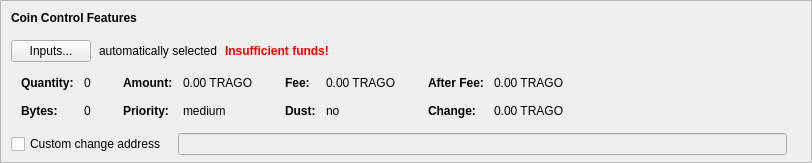
    <widget class="QFrame" name="frameCoinControl">
     <property name="sizePolicy">
      <sizepolicy hsizetype="Expanding" vsizetype="Expanding">
       <horstretch>0</horstretch>
       <verstretch>0</verstretch>
      </sizepolicy>
     </property>
     <property name="maximumSize">
      <size>
       <width>16777215</width>
       <height>16777215</height>
      </size>
     </property>
     <property name="frameShape">
      <enum>QFrame::StyledPanel</enum>
     </property>
     <property name="frameShadow">
      <enum>QFrame::Sunken</enum>
     </property>
     <layout class="QVBoxLayout" name="verticalLayoutCoinControl2">
      <property name="spacing">
       <number>0</number>
      </property>
      <property name="leftMargin">
       <number>0</number>
      </property>
      <property name="topMargin">
       <number>0</number>
      </property>
      <property name="rightMargin">
       <number>0</number>
      </property>
      <property name="bottomMargin">
       <number>6</number>
      </property>
      <item>
       <layout class="QVBoxLayout" name="verticalLayoutCoinControl" stretch="0,0,0,0,1">
        <property name="spacing">
         <number>0</number>
        </property>
        <property name="leftMargin">
         <number>10</number>
        </property>
        <property name="topMargin">
         <number>10</number>
        </property>
        <item>
         <layout class="QHBoxLayout" name="horizontalLayoutCoinControl1">
          <property name="bottomMargin">
           <number>15</number>
          </property>
          <item>
           <widget class="QLabel" name="labelCoinControlFeatures">
            <property name="sizePolicy">
             <sizepolicy hsizetype="Preferred" vsizetype="Maximum">
              <horstretch>0</horstretch>
              <verstretch>0</verstretch>
             </sizepolicy>
            </property>
            <property name="font">
             <font>
              <weight>75</weight>
              <bold>true</bold>
             </font>
            </property>
            <property name="styleSheet">
             <string notr="true">font-weight:bold;</string>
            </property>
            <property name="text">
             <string>Coin Control Features</string>
            </property>
           </widget>
          </item>
         </layout>
        </item>
        <item>
         <layout class="QHBoxLayout" name="horizontalLayoutCoinControl2" stretch="0,0,0,0">
          <property name="spacing">
           <number>8</number>
          </property>
          <property name="bottomMargin">
           <number>10</number>
          </property>
          <item>
           <widget class="QPushButton" name="pushButtonCoinControl">
            <property name="styleSheet">
             <string notr="true"/>
            </property>
            <property name="text">
             <string>Inputs...</string>
            </property>
            <property name="autoDefault">
             <bool>false</bool>
            </property>
           </widget>
          </item>
          <item>
           <widget class="QLabel" name="labelCoinControlAutomaticallySelected">
            <property name="text">
             <string>automatically selected</string>
            </property>
            <property name="margin">
             <number>5</number>
            </property>
           </widget>
          </item>
          <item>
           <widget class="QLabel" name="labelCoinControlInsuffFunds">
            <property name="font">
             <font>
              <weight>75</weight>
              <bold>true</bold>
             </font>
            </property>
            <property name="styleSheet">
             <string notr="true">color:red;font-weight:bold;</string>
            </property>
            <property name="text">
             <string>Insufficient funds!</string>
            </property>
            <property name="margin">
             <number>5</number>
            </property>
           </widget>
          </item>
          <item>
           <spacer name="horizontalSpacerCoinControl">
            <property name="orientation">
             <enum>Qt::Horizontal</enum>
            </property>
            <property name="sizeHint" stdset="0">
             <size>
              <width>40</width>
              <height>1</height>
             </size>
            </property>
           </spacer>
          </item>
         </layout>
        </item>
        <item>
         <widget class="QWidget" name="widgetCoinControl" native="true">
          <property name="sizePolicy">
           <sizepolicy hsizetype="Preferred" vsizetype="Preferred">
            <horstretch>0</horstretch>
            <verstretch>0</verstretch>
           </sizepolicy>
          </property>
          <property name="minimumSize">
           <size>
            <width>0</width>
            <height>0</height>
           </size>
          </property>
          <property name="styleSheet">
           <string notr="true"/>
          </property>
          <layout class="QHBoxLayout" name="horizontalLayoutCoinControl5">
           <property name="leftMargin">
            <number>0</number>
           </property>
           <property name="topMargin">
            <number>0</number>
           </property>
           <property name="rightMargin">
            <number>0</number>
           </property>
           <property name="bottomMargin">
            <number>0</number>
           </property>
           <item>
            <layout class="QHBoxLayout" name="horizontalLayoutCoinControl3" stretch="0,0,0,1">
             <property name="spacing">
              <number>20</number>
             </property>
             <property name="topMargin">
              <number>0</number>
             </property>
             <property name="bottomMargin">
              <number>10</number>
             </property>
             <item>
              <layout class="QFormLayout" name="formLayoutCoinControl1">
               <property name="horizontalSpacing">
                <number>10</number>
               </property>
               <property name="verticalSpacing">
                <number>14</number>
               </property>
               <property name="leftMargin">
                <number>10</number>
               </property>
               <property name="topMargin">
                <number>4</number>
               </property>
               <property name="rightMargin">
                <number>6</number>
               </property>
               <item row="0" column="0">
                <widget class="QLabel" name="labelCoinControlQuantityText">
                 <property name="font">
                  <font>
                   <weight>75</weight>
                   <bold>true</bold>
                  </font>
                 </property>
                 <property name="text">
                  <string>Quantity:</string>
                 </property>
                 <property name="margin">
                  <number>0</number>
                 </property>
                </widget>
               </item>
               <item row="0" column="1">
                <widget class="QLabel" name="labelCoinControlQuantity">
                 <property name="cursor">
                  <cursorShape>IBeamCursor</cursorShape>
                 </property>
                 <property name="contextMenuPolicy">
                  <enum>Qt::ActionsContextMenu</enum>
                 </property>
                 <property name="text">
                  <string notr="true">0</string>
                 </property>
                 <property name="margin">
                  <number>0</number>
                 </property>
                 <property name="textInteractionFlags">
                  <set>Qt::LinksAccessibleByMouse|Qt::TextSelectableByKeyboard|Qt::TextSelectableByMouse</set>
                 </property>
                </widget>
               </item>
               <item row="1" column="0">
                <widget class="QLabel" name="labelCoinControlBytesText">
                 <property name="font">
                  <font>
                   <weight>75</weight>
                   <bold>true</bold>
                  </font>
                 </property>
                 <property name="text">
                  <string>Bytes:</string>
                 </property>
                </widget>
               </item>
               <item row="1" column="1">
                <widget class="QLabel" name="labelCoinControlBytes">
                 <property name="cursor">
                  <cursorShape>IBeamCursor</cursorShape>
                 </property>
                 <property name="contextMenuPolicy">
                  <enum>Qt::ActionsContextMenu</enum>
                 </property>
                 <property name="text">
                  <string notr="true">0</string>
                 </property>
                 <property name="textInteractionFlags">
                  <set>Qt::LinksAccessibleByMouse|Qt::TextSelectableByKeyboard|Qt::TextSelectableByMouse</set>
                 </property>
                </widget>
               </item>
              </layout>
             </item>
             <item>
              <layout class="QFormLayout" name="formLayoutCoinControl2">
               <property name="horizontalSpacing">
                <number>10</number>
               </property>
               <property name="verticalSpacing">
                <number>14</number>
               </property>
               <property name="leftMargin">
                <number>6</number>
               </property>
               <property name="topMargin">
                <number>4</number>
               </property>
               <property name="rightMargin">
                <number>6</number>
               </property>
               <item row="0" column="0">
                <widget class="QLabel" name="labelCoinControlAmountText">
                 <property name="font">
                  <font>
                   <weight>75</weight>
                   <bold>true</bold>
                  </font>
                 </property>
                 <property name="text">
                  <string>Amount:</string>
                 </property>
                 <property name="margin">
                  <number>0</number>
                 </property>
                </widget>
               </item>
               <item row="0" column="1">
                <widget class="QLabel" name="labelCoinControlAmount">
                 <property name="cursor">
                  <cursorShape>IBeamCursor</cursorShape>
                 </property>
                 <property name="contextMenuPolicy">
                  <enum>Qt::ActionsContextMenu</enum>
                 </property>
                 <property name="text">
                  <string notr="true">0.00 TRAGO</string>
                 </property>
                 <property name="textInteractionFlags">
                  <set>Qt::LinksAccessibleByMouse|Qt::TextSelectableByKeyboard|Qt::TextSelectableByMouse</set>
                 </property>
                </widget>
               </item>
               <item row="1" column="0">
                <widget class="QLabel" name="labelCoinControlPriorityText">
                 <property name="font">
                  <font>
                   <weight>75</weight>
                   <bold>true</bold>
                  </font>
                 </property>
                 <property name="text">
                  <string>Priority:</string>
                 </property>
                </widget>
               </item>
               <item row="1" column="1">
                <widget class="QLabel" name="labelCoinControlPriority">
                 <property name="cursor">
                  <cursorShape>IBeamCursor</cursorShape>
                 </property>
                 <property name="contextMenuPolicy">
                  <enum>Qt::ActionsContextMenu</enum>
                 </property>
                 <property name="text">
                  <string>medium</string>
                 </property>
                 <property name="textInteractionFlags">
                  <set>Qt::LinksAccessibleByMouse|Qt::TextSelectableByKeyboard|Qt::TextSelectableByMouse</set>
                 </property>
                </widget>
               </item>
              </layout>
             </item>
             <item>
              <layout class="QFormLayout" name="formLayoutCoinControl3">
               <property name="horizontalSpacing">
                <number>10</number>
               </property>
               <property name="verticalSpacing">
                <number>14</number>
               </property>
               <property name="leftMargin">
                <number>6</number>
               </property>
               <property name="topMargin">
                <number>4</number>
               </property>
               <property name="rightMargin">
                <number>6</number>
               </property>
               <item row="0" column="0">
                <widget class="QLabel" name="labelCoinControlFeeText">
                 <property name="font">
                  <font>
                   <weight>75</weight>
                   <bold>true</bold>
                  </font>
                 </property>
                 <property name="text">
                  <string>Fee:</string>
                 </property>
                 <property name="margin">
                  <number>0</number>
                 </property>
                </widget>
               </item>
               <item row="0" column="1">
                <widget class="QLabel" name="labelCoinControlFee">
                 <property name="cursor">
                  <cursorShape>IBeamCursor</cursorShape>
                 </property>
                 <property name="contextMenuPolicy">
                  <enum>Qt::ActionsContextMenu</enum>
                 </property>
                 <property name="text">
                  <string notr="true">0.00 TRAGO</string>
                 </property>
                 <property name="textInteractionFlags">
                  <set>Qt::LinksAccessibleByMouse|Qt::TextSelectableByKeyboard|Qt::TextSelectableByMouse</set>
                 </property>
                </widget>
               </item>
               <item row="1" column="0">
                <widget class="QLabel" name="labelCoinControlLowOutputText">
                 <property name="font">
                  <font>
                   <weight>75</weight>
                   <bold>true</bold>
                  </font>
                 </property>
                 <property name="text">
                  <string>Dust:</string>
                 </property>
                </widget>
               </item>
               <item row="1" column="1">
                <widget class="QLabel" name="labelCoinControlLowOutput">
                 <property name="cursor">
                  <cursorShape>IBeamCursor</cursorShape>
                 </property>
                 <property name="contextMenuPolicy">
                  <enum>Qt::ActionsContextMenu</enum>
                 </property>
                 <property name="text">
                  <string>no</string>
                 </property>
                 <property name="textInteractionFlags">
                  <set>Qt::LinksAccessibleByMouse|Qt::TextSelectableByKeyboard|Qt::TextSelectableByMouse</set>
                 </property>
                </widget>
               </item>
              </layout>
             </item>
             <item>
              <layout class="QFormLayout" name="formLayoutCoinControl4">
               <property name="horizontalSpacing">
                <number>10</number>
               </property>
               <property name="verticalSpacing">
                <number>14</number>
               </property>
               <property name="leftMargin">
                <number>6</number>
               </property>
               <property name="topMargin">
                <number>4</number>
               </property>
               <property name="rightMargin">
                <number>6</number>
               </property>
               <item row="0" column="0">
                <widget class="QLabel" name="labelCoinControlAfterFeeText">
                 <property name="font">
                  <font>
                   <weight>75</weight>
                   <bold>true</bold>
                  </font>
                 </property>
                 <property name="text">
                  <string>After Fee:</string>
                 </property>
                 <property name="margin">
                  <number>0</number>
                 </property>
                </widget>
               </item>
               <item row="0" column="1">
                <widget class="QLabel" name="labelCoinControlAfterFee">
                 <property name="cursor">
                  <cursorShape>IBeamCursor</cursorShape>
                 </property>
                 <property name="contextMenuPolicy">
                  <enum>Qt::ActionsContextMenu</enum>
                 </property>
                 <property name="text">
                  <string notr="true">0.00 TRAGO</string>
                 </property>
                 <property name="textInteractionFlags">
                  <set>Qt::LinksAccessibleByMouse|Qt::TextSelectableByKeyboard|Qt::TextSelectableByMouse</set>
                 </property>
                </widget>
               </item>
               <item row="1" column="0">
                <widget class="QLabel" name="labelCoinControlChangeText">
                 <property name="font">
                  <font>
                   <weight>75</weight>
                   <bold>true</bold>
                  </font>
                 </property>
                 <property name="text">
                  <string>Change:</string>
                 </property>
                </widget>
               </item>
               <item row="1" column="1">
                <widget class="QLabel" name="labelCoinControlChange">
                 <property name="cursor">
                  <cursorShape>IBeamCursor</cursorShape>
                 </property>
                 <property name="contextMenuPolicy">
                  <enum>Qt::ActionsContextMenu</enum>
                 </property>
                 <property name="text">
                  <string notr="true">0.00 TRAGO</string>
                 </property>
                 <property name="textInteractionFlags">
                  <set>Qt::LinksAccessibleByMouse|Qt::TextSelectableByKeyboard|Qt::TextSelectableByMouse</set>
                 </property>
                </widget>
               </item>
              </layout>
             </item>
            </layout>
           </item>
          </layout>
         </widget>
        </item>
        <item>
         <layout class="QHBoxLayout" name="horizontalLayoutCoinControl4" stretch="0,0,0">
          <property name="spacing">
           <number>12</number>
          </property>
          <property name="sizeConstraint">
           <enum>QLayout::SetDefaultConstraint</enum>
          </property>
          <property name="topMargin">
           <number>5</number>
          </property>
          <property name="rightMargin">
           <number>5</number>
          </property>
          <item>
           <widget class="QCheckBox" name="checkBoxCoinControlChange">
            <property name="toolTip">
             <string>If this is activated, but the change address is empty or invalid, change will be sent to a newly generated address.</string>
            </property>
            <property name="text">
             <string>Custom change address</string>
            </property>
           </widget>
          </item>
          <item>
           <widget class="QValidatedLineEdit" name="lineEditCoinControlChange">
            <property name="enabled">
             <bool>false</bool>
            </property>
            <property name="sizePolicy">
             <sizepolicy hsizetype="Expanding" vsizetype="Fixed">
              <horstretch>0</horstretch>
              <verstretch>0</verstretch>
             </sizepolicy>
            </property>
           </widget>
          </item>
          <item>
           <widget class="QLabel" name="labelCoinControlChangeLabel">
            <property name="sizePolicy">
             <sizepolicy hsizetype="Preferred" vsizetype="Expanding">
              <horstretch>0</horstretch>
              <verstretch>0</verstretch>
             </sizepolicy>
            </property>
            <property name="minimumSize">
             <size>
              <width>0</width>
              <height>0</height>
             </size>
            </property>
            <property name="text">
             <string/>
            </property>
            <property name="margin">
             <number>3</number>
            </property>
           </widget>
          </item>
         </layout>
        </item>
        <item>
         <spacer name="verticalSpacerCoinControl">
          <property name="orientation">
           <enum>Qt::Vertical</enum>
          </property>
          <property name="sizeHint" stdset="0">
           <size>
            <width>800</width>
            <height>1</height>
           </size>
          </property>
         </spacer>
        </item>
       </layout>
      </item>
     </layout>
    </widget>
